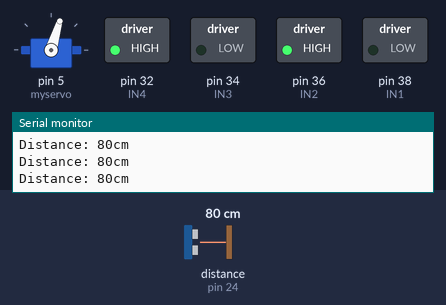
Bench run of a sketch on a simulated Arduino Mega 2560, built with avr-gcc and run on an emulated ATmega2560. Parts: servo, switched loads named in the sketch (green lamp = pin HIGH), the last lines printed to the serial monitor. The inputs (shaded band) are chosen by the test bench; at power-on: distance to the obstacle (sensor on pin 24) 80 cm. The echo pulse lasts 58.3 µs per cm.

Above: at 6.2 s.
6.3 s: distance to the obstacle (sensor on pin 24) set to 27 cm
7.8 s: distance to the obstacle (sensor on pin 24) set to 21 cm
At 8.5 s:
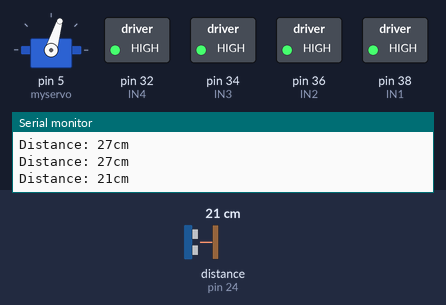
15.3 s: distance to the obstacle (sensor on pin 24) set to 35 cm
At 18.0 s:
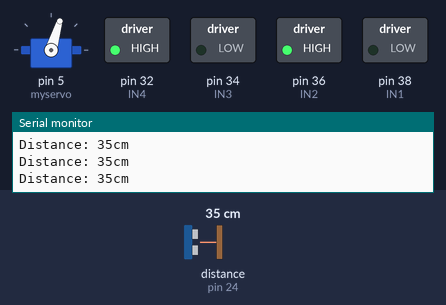
18.3 s: distance to the obstacle (sensor on pin 24) set to 2 cm
At 19.2 s:
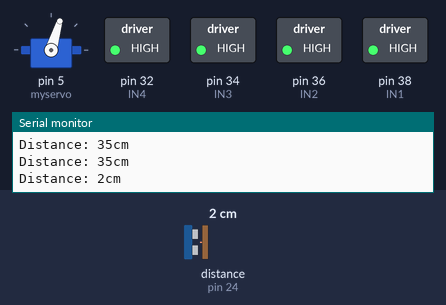
Timing chart, 0 to 20.8 s (numbered marks = the images above; inputs shaded):
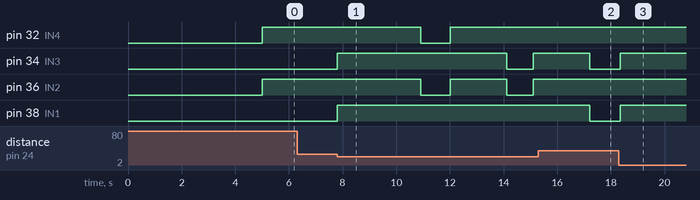

The sketch:

main.ino
```cpp
#include "servo_sweep.h"
#include "robot_movement.h"
#include "mpu.h"
#include "ultrasonic.h"

// Define constants to represent movement states
const int MOVING_FORWARD_STATE = 0;
const int MOVING_BACKWARD_STATE = 1;
const int STOPPED_STATE = 2;
const int ROTATE_LEFT_STATE = 3;
const int ROTATE_RIGHT_STATE = 4;

// Initialize the state variable
int currentState = MOVING_FORWARD_STATE;

void setup() {
  Serial.begin(9600);
  servo_setup();
  delay(5000);
  hbridge_setup();
}

void loop() {
  // Get distance from object
  int object_distance = distance_from_object();

  // Determine action based on object distance and current state
  switch (currentState) {
    case MOVING_FORWARD_STATE:
      if (object_distance < 25) {
        // If object is too close, stop moving forward and start moving backward
        stop_moving();
        delay(3000);
        currentState = MOVING_BACKWARD_STATE;
      } else {
        // Otherwise, continue moving forward
        move_forward();
      }
      break;

    case MOVING_BACKWARD_STATE:
      // Move backward for a certain duration or until a certain condition is met
      move_backward();
      delay(1000); // Adjust the delay as needed
      currentState = STOPPED_STATE; // Move to STOPPED state after backing up
      break;

    case STOPPED_STATE:
      // Wait for a brief period in the stopped state
      stop_moving();
      delay(2000); // Adjust the delay as needed
      currentState = ROTATE_RIGHT_STATE; // Move back to MOVING_FORWARD state
      break;

    case ROTATE_RIGHT_STATE:

    turn_right();
    delay(1000);
    stop_moving();
    delay(2000);

    currentState = MOVING_FORWARD_STATE;

    break;


    case ROTATE_LEFT_STATE:
    break;
  }

  // Add a delay to control the loop execution frequency
  delay(100); // Adjust delay as needed
}
```

mpu.h
```cpp
#include <Wire.h>
#include <Adafruit_Sensor.h>
#include <Adafruit_BNO055.h>
#include <utility/imumaths.h>

Adafruit_BNO055 bno = Adafruit_BNO055(55);

void mpu_setup(void)
{
  // Serial.begin(9600);
  // Serial.println("Orientation Sensor Test"); Serial.println("");

  // /* Initialise the sensor */
  // if(!bno.begin())
  // {
  //   /* There was a problem detecting the BNO055 ... check your connections */
  //   Serial.print("Ooops, no BNO055 detected ... Check your wiring or I2C ADDR!");
  //   while(1);
  // }

  // delay(1000);

  // bno.setExtCrystalUse(true);
}

void mpu_loop(void)
{
  /* Get a new sensor event */
  sensors_event_t event;
  bno.getEvent(&event);

  /* Display the floating point data */
  Serial.print("X: ");
  Serial.print(event.orientation.x, 4);
  Serial.print("\tY: ");
  Serial.print(event.orientation.y, 4);
  Serial.print("\tZ: ");
  Serial.print(event.orientation.z, 4);
  Serial.println("");

  delay(1000);
}
```

robot_movement.h
```cpp
int IN1 = 38;
int IN2 = 36;
int IN3 = 34;
int IN4 = 32;

void hbridge_setup()
{
// Set the output pins

pinMode(IN1, OUTPUT);
pinMode(IN2, OUTPUT);
pinMode(IN3, OUTPUT);
pinMode(IN4, OUTPUT);
}

void move_forward() {

// Move  Motors CCW - Forward
digitalWrite(IN1, LOW); //Left
digitalWrite(IN2, HIGH); // Left
digitalWrite(IN3, LOW); // Right
digitalWrite(IN4, HIGH); // Right

}

void move_backward() {

// Move Motors CW - Backwards
digitalWrite(IN1, HIGH); //Left
digitalWrite(IN2, LOW);  // Left
digitalWrite(IN3, HIGH); // Right
digitalWrite(IN4, LOW); // Right

}

void turn_right() {

digitalWrite(IN1, HIGH); //Left Motor CW
digitalWrite(IN2, LOW);
digitalWrite(IN3, LOW); // Right Motor CCW
digitalWrite(IN4, HIGH);

}

void turn_left() {

digitalWrite(IN1, LOW); //Left Motor CCW
digitalWrite(IN2, HIGH);
digitalWrite(IN3, HIGH); // Right Motor CW
digitalWrite(IN4, LOW);


}

void stop_moving() {

// Stop Both Motors
digitalWrite(IN1, HIGH);
digitalWrite(IN2, HIGH);
digitalWrite(IN3, HIGH);
digitalWrite(IN4, HIGH);

}
```

servo_sweep.h
```cpp
 #include <Servo.h>

Servo myservo;

int home_pos = 73;
int start_sweep = 0;    // variable to store the servo position

void servo_setup() {
  myservo.attach(5);  // attaches the servo on pin 5 to the servo object
  myservo.write(home_pos);
}

void servo_loop() {
  // for (start_sweep = 0; start_sweep <= 180; start_sweep += 1) { // goes from 0 degrees to 180 degrees
  //   // in steps of 1 degree
  //   myservo.write(pos);              // tell servo to go to position in variable 'pos'
  //   delay(15);                       // waits 15 ms for the servo to reach the position
  // }
  // for (start_sweep = 180; start_sweep >= 0; start_sweep -= 1) { // goes from 180 degrees to 0 degrees
  //   myservo.write(pos);              // tell servo to go to position in variable 'pos'
  //   delay(15);                       // waits 15 ms for the servo to reach the position
  // }
}
```

ultrasonic.h
```cpp
#include <DistanceSensor.h>

// Define pins
const int echoPin = 24;
const int trigPin = 22;

// Start the sensor
DistanceSensor sensor(trigPin, echoPin);


int distance_from_object () {
    // Get distance in cm
    int distance = sensor.getCM();
    Serial.print("Distance: ");
    Serial.print(distance);
    Serial.println("cm");

    return distance;
    delay(2000);
}

    // // Write values to serial port
    // Serial.print("Distance: ");
    // Serial.print(distance);
    // Serial.println("cm");

    // // Wait a bit
    // delay(500);
```

Measured:
- the behaviour switches between 25 and 24 cm on distance to the obstacle (sensor on pin 24) (found by bisection; images 0 and 1)
- after the input at 7.8 s, pin 32 (IN4): HIGH → LOW after 3.1 s, → HIGH 1.1 s later; pin 34 (IN3): LOW → HIGH at once, → LOW 6.3 s later, → HIGH 1.0 s later; pin 36 (IN2): alternates HIGH for 2.1 s and LOW for 1.1 s, starting after 3.1 s; pin 38 (IN1): LOW → HIGH at once
- after the input at 15.3 s, pin 34 (IN3), pin 38 (IN1): HIGH → LOW after 1.9 s
- after the input at 18.3 s, pin 34 (IN3), pin 38 (IN1): LOW → HIGH after 0.05 s
